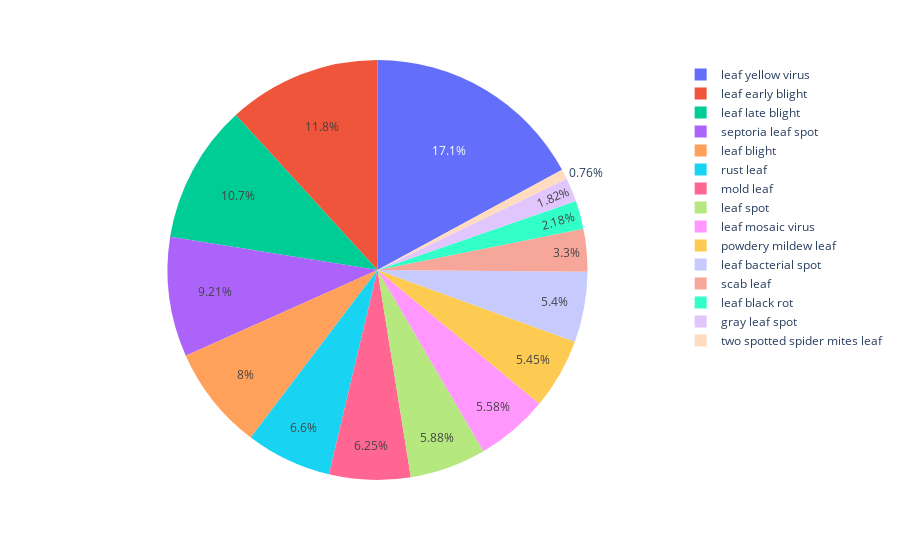
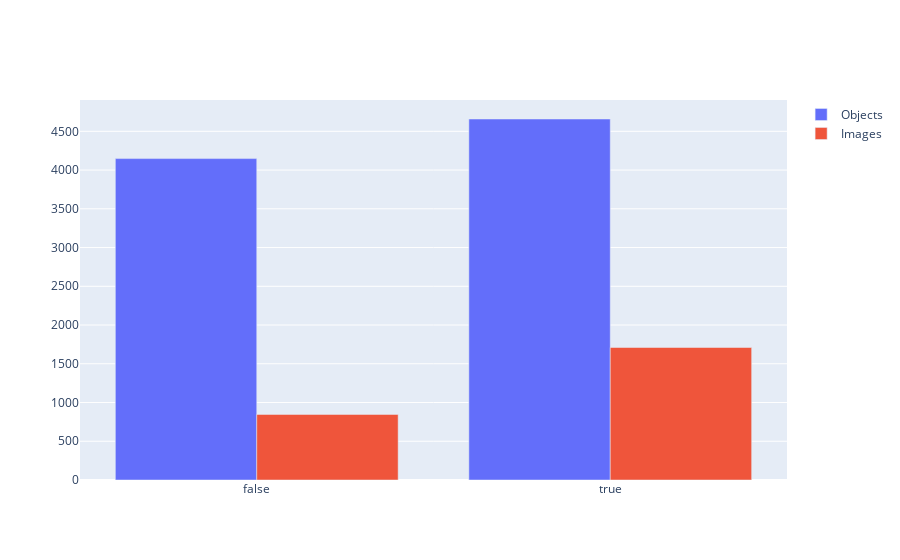

The code cell stored with these charts, in order, in its notebook:
### Markdown cell above
From this graph we can note multiple things:
* Some plants don't have a disease. Indeed, the number of plants per disease for the category "Leaf"(10), which correspond to healthy plants, is less than the total number of plants (13).
* There is often one specific disease per plant.
* Some diseases are underrepresented.
* Overall, the ill plants have bigger objects than healthy plants.

### Code cell
import plotly.graph_objects as go
stats = []
for g in df.groupby("Ill"):
    ill_objects, ill_images, ill = len(g[1]), len(g[1]["FileName"].unique()), g[0]
    stats.append([ill, ill_objects, ill_images])             
    
df_stats = pd.DataFrame(stats, columns = ["Ill", "#Objects", "#Images"])

fig = make_subplots(rows=1, cols=2)

# Create bar Chart
fig1 = go.Figure(data=[
                go.Bar(name='Objects', x=list(df_stats["Ill"]), y=list(df_stats["#Objects"])),
                go.Bar(name='Images', x=list(df_stats["Ill"]), y=list(df_stats["#Images"]))])

fig1.update_layout(barmode='group')


fig2 = px.pie(df[df["Ill"] == True], names="DiseasesName", values= df[df["Ill"] == True].index)

fig2.show()
fig1.show()

### Figure 1 — Plotly figure (JSON) as saved in the notebook; plotly's stock layout.template omitted (floating-point values rounded to 4 significant figures; data arrays with more than 128 entries replaced by an {"elided": "..."} marker saying what was removed)
{"data": [{"domain": {"x": [0, 1], "y": [0, 1]}, "hovertemplate": "DiseasesName=%{label}<br>value=%{value}<extra></extra>", "labels": {"elided": "4659 str values"}, "legendgroup": "", "name": "", "showlegend": true, "type": "pie", "values": {"elided": "4659 int values"}}], "layout": {"legend": {"tracegroupgap": 0}, "margin": {"t": 60}}}

### Figure 2 — Plotly figure (JSON) as saved in the notebook; plotly's stock layout.template omitted (floating-point values rounded to 4 significant figures)
{"data": [{"name": "Objects", "type": "bar", "x": [false, true], "y": [4148, 4659]}, {"name": "Images", "type": "bar", "x": [false, true], "y": [846, 1710]}], "layout": {"barmode": "group"}}
